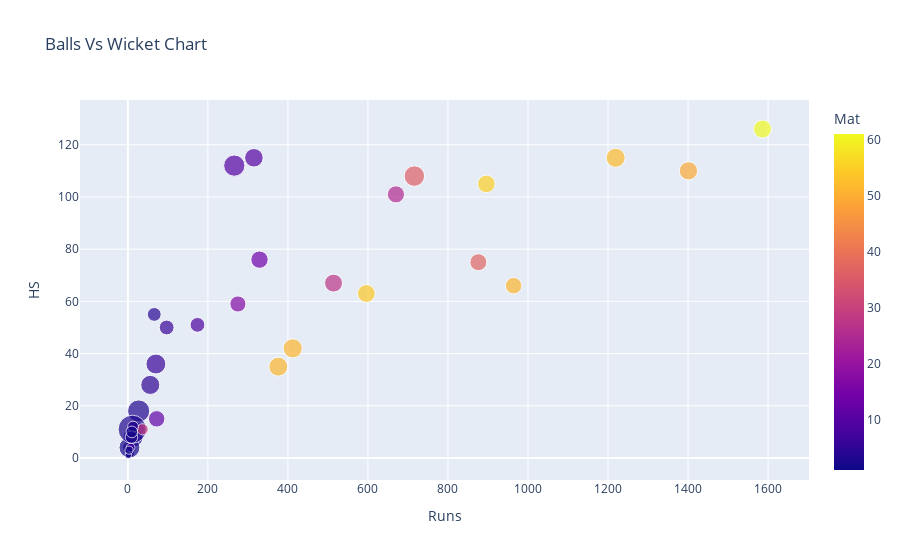

This figure's notebook cell:
### Code cell
fig = px.scatter(df , x= "Runs" , y = "HS" ,
                 color = "Mat"  , size = "SR" ,
           hover_name="Player" , title="Balls Vs Wicket Chart")
fig.show()

### Figure 1 — Plotly figure (JSON) as saved in the notebook; plotly's stock layout.template omitted (floating-point values rounded to 4 significant figures)
{"data": [{"hovertemplate": "<b>%{hovertext}</b><br><br>Runs=%{x}<br>HS=%{y}<br>SR=%{marker.size}<br>Mat=%{marker.color}<extra></extra>", "hovertext": ["Mohammad Aadil Alam", "Aakash Chand", "Aarif Sheikh", "Aasif Sheikh", "DS Airee", "KS Airee", "Basir Ahamad", "B Bhandari", "LS Bhandari", "S Bhari", "K Bhurtel", "Bikram Sob", "A Bohara", "R Dhakal", "S Dhakal", "S Dhamala", "H Dhami", "SP Gauchan", "Gulsan Jha", "S Jora", "Karan KC", "P Khadka", "SP Khakurel", "D Khanal", "Kushal Malla", "S Lamichhane", "K Mahato", "G Malla", "RK Paudel", "Pratis GC", "LN Rajbanshi", "B Regmi", "Sagar Pun", "AK Sah", "P Sarraf", "A Saud", "H Shah", "B Sharki", "Sompal Kami", "Surya Tamang", "S Vesawkar"], "legendgroup": "", "marker": {"color": [6, 2, 51, 49, 55, 3, 3, 17, 1, 11, 52, 5, 2, 2, 8, 1, 1, 1, 27, 5, 51, 10, 6, 14, 36, 51, 2, 37, 61, 3, 29, 4, 1, 10, 12, 9, 3, 25, 54, 2, 4], "coloraxis": "coloraxis", "size": [90.9, 0, 62.43, 76.97, 71.22, 112.5, 23.07, 59.65, 44.44, 44.44, 83.26, 23.52, 92.85, 100, 17.07, 31.57, 0, 20.45, 73.63, 83.58, 84.25, 79.14, 50.25, 69.11, 96.23, 82.81, 10, 66.46, 74.56, 183.3, 29.13, 27.65, 15, 103.5, 62.06, 50, 36, 67.6, 73.39, 31.25, 43.7], "sizemode": "area", "sizeref": 0.4583, "symbol": "circle"}, "mode": "markers", "name": "", "orientation": "v", "showlegend": false, "type": "scatter", "x": [70, 0, 964, 1401, 896, 27, 3, 275, 4, 24, 1219, 4, 13, 4, 7, 12, 0, 9, 514, 56, 412, 315, 97, 329, 716, 376, 1, 876, 1586, 11, 37, 13, 3, 266, 72, 174, 9, 670, 596, 10, 66], "xaxis": "x", "y": [36, 0, 66, 110, 105, 18, 3, 59, 4, 11, 115, 2, 8, 4, 4, 12, 0, 9, 67, 28, 42, 115, 50, 76, 108, 35, 1, 75, 126, 11, 11, 12, 3, 112, 15, 51, 8, 101, 63, 10, 55], "yaxis": "y"}], "layout": {"coloraxis": {"colorbar": {"title": {"text": "Mat"}}, "colorscale": [[0, "#0d0887"], [0.1111, "#46039f"], [0.2222, "#7201a8"], [0.3333, "#9c179e"], [0.4444, "#bd3786"], [0.5556, "#d8576b"], [0.6667, "#ed7953"], [0.7778, "#fb9f3a"], [0.8889, "#fdca26"], [1, "#f0f921"]]}, "legend": {"itemsizing": "constant", "tracegroupgap": 0}, "title": {"text": "Balls Vs Wicket Chart"}, "xaxis": {"anchor": "y", "domain": [0, 1], "title": {"text": "Runs"}}, "yaxis": {"anchor": "x", "domain": [0, 1], "title": {"text": "HS"}}}}
